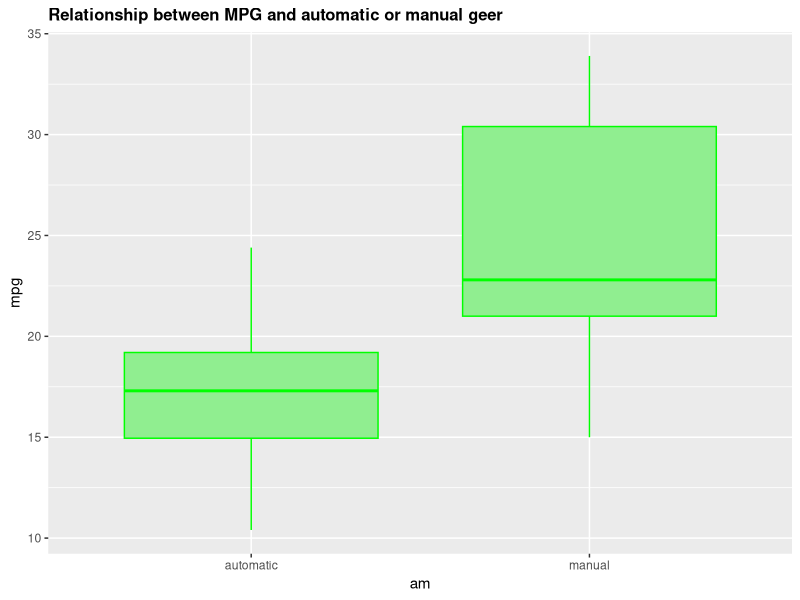

This chart was generated by the following R code:
## ---- chunk 1
knitr::opts_chunk$set(echo = TRUE)
## ---- chunk 2
library(ggplot2)
library(GGally)
library(dplyr)
library(ggfortify)

data("mtcars")

mtcars_factors <- mtcars
mtcars_factors$am <- as.factor(mtcars_factors$am)
levels(mtcars_factors$am) <- c("automatic", "manual")

mtcars_factors$cyl <- as.factor(mtcars_factors$cyl)
mtcars_factors$gear <- as.factor(mtcars_factors$gear)
mtcars_factors$vs <- as.factor(mtcars_factors$vs)
levels(mtcars_factors$vs) <- c("V", "S")
## ---- chunk 3
# dimensions
dim(mtcars_factors)

# head
head(mtcars_factors)
## ---- chunk 4
g <- ggplot(mtcars_factors, aes(am, mpg))
g + geom_boxplot(col = "green", fill = "lightgreen") +
        ggtitle("Relationship between MPG and automatic or manual geer") + 
        theme(plot.title = element_text(face = "bold", size = 12))
